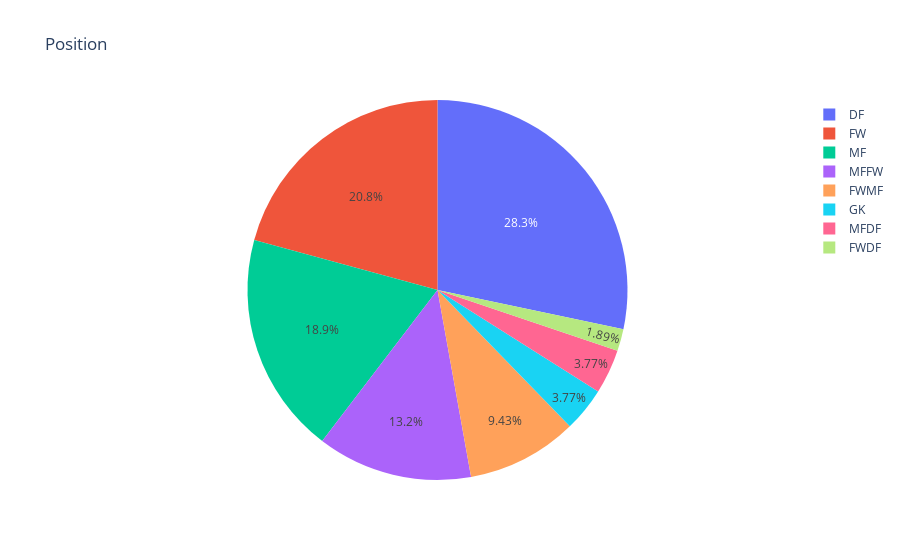

Notebook code for this chart:
### Code cell
pos = df_asia.groupby('Pos', as_index=False)['Player'].count().sort_values(by = 'Player', ascending = False)
fig = px.pie(pos, values='Player', names='Pos', title = 'Position')
fig.show()

### Figure 1 — Plotly figure (JSON) as saved in the notebook; plotly's stock layout.template omitted (floating-point values rounded to 4 significant figures)
{"data": [{"domain": {"x": [0, 1], "y": [0, 1]}, "hovertemplate": "Pos=%{label}<br>Player=%{value}<extra></extra>", "labels": ["DF", "FW", "MF", "MFFW", "FWMF", "GK", "MFDF", "FWDF"], "legendgroup": "", "name": "", "showlegend": true, "type": "pie", "values": [15, 11, 10, 7, 5, 2, 2, 1]}], "layout": {"legend": {"tracegroupgap": 0}, "title": {"text": "Position"}}}
